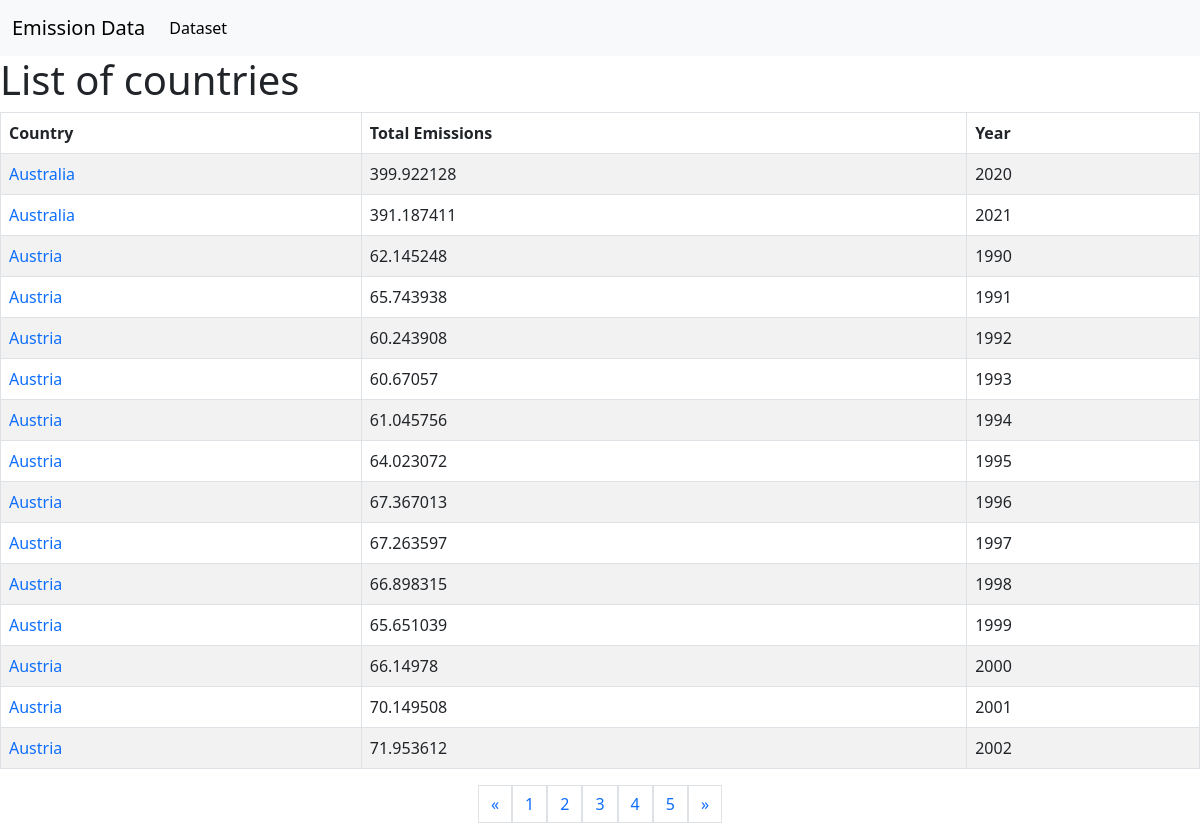
Page /emission/?page=3 on the committed database.
### emissiondataapp/models.py (models this page shows, shortened)
class Country(models.Model):
    name = models.CharField(max_length=255)

### emissiondataapp/views.py (the view)
# urls.py: path('emission/', CountryListView.as_view(), name='country_list'),
class CountryListView(ListView):
    model = Emission
    template_name = 'country_list.html'
    context_object_name = 'emissions'
    paginate_by = 15 # Set the number of objects to be displayed per page
    def get_queryset(self):
        queryset = Emission.objects.annotate(
            country_name=F('country__name')
        ).values('country_id', 'country_name', 'total_emissions', 'year')
        return queryset
    def get_context_data(self, **kwargs):
        context = super().get_context_data(**kwargs)
        context['emissions'] = context['object_list']
        return context

### emissiondataapp/templates/country_list.html (shortened to what this page needs)
{% extends 'base.html' %}
{% block content %}
  <h1>List of countries</h1>
  <table class="table table-bordered table-striped">
    <thead>
      <tr>
        <th>Country</th>
        <th>Total Emissions</th>
        <th>Year</th>
      </tr>
    </thead>
    <tbody>
      {% for emission in page_obj %}
        <tr>
            <td><a href="{% url 'country_detail' pk=emission.country_id %}">{{ emission.country_name }}</a></td>
            <td>{{ emission.total_emissions }}</td>
            <td>{{ emission.year }}</td>
        </tr>
      {% endfor %}
    </tbody>
  </table>
  <div class="pagination justify-content-center">
    {% if page_obj.has_previous %}
      <a class="page-link" href="?page={{ page_obj.previous_page_number }}">&laquo;</a>
    {% else %}
      <span class="page-link disabled">&laquo;</span>
    {% endif %}
    {% for num in page_obj.paginator.page_range %}
      {% if page_obj.number == num %}
        <span class="page-link">{{ num }}</span>
      {% elif num > page_obj.number|add:'-3' and num < page_obj.number|add:'3' %}
        <a class="page-link" href="?page={{ num }}">{{ num }}</a>
      {% endif %}
    {% endfor %}
    {% if page_obj.has_next %}
      <a class="page-link" href="?page={{ page_obj.next_page_number }}">&raquo;</a>
    {% else %}
      <span class="page-link disabled">&raquo;</span>
    {% endif %}
  </div>
{% endblock %}

### emissiondataapp/templates/country_list.html (style rules this page uses)
a { text-decoration: none; }

### rows in the picture
Country: country_name "Australia", total_emissions "399.922128", year "2020", total_emissions "391.187411", year "2021"
Country: country_name "Austria", total_emissions "62.145248", year "1990", total_emissions "65.743938", year "1991", total_emissions "60.243908", year "1992", total_emissions "60.67057", year "1993", total_emissions "61.045756", year "1994", total_emissions "64.023072", year "1995", total_emissions "67.367013", year "1996", total_emissions "67.263597", year "1997", total_emissions "66.898315", year "1998", total_emissions "65.651039", year "1999", total_emissions "66.14978", year "2000", total_emissions "70.149508", year "2001", total_emissions "71.953612", year "2002"

### other values in the picture
{{ num }} "1" "2" "4" "5"
{{ num }} "3"
